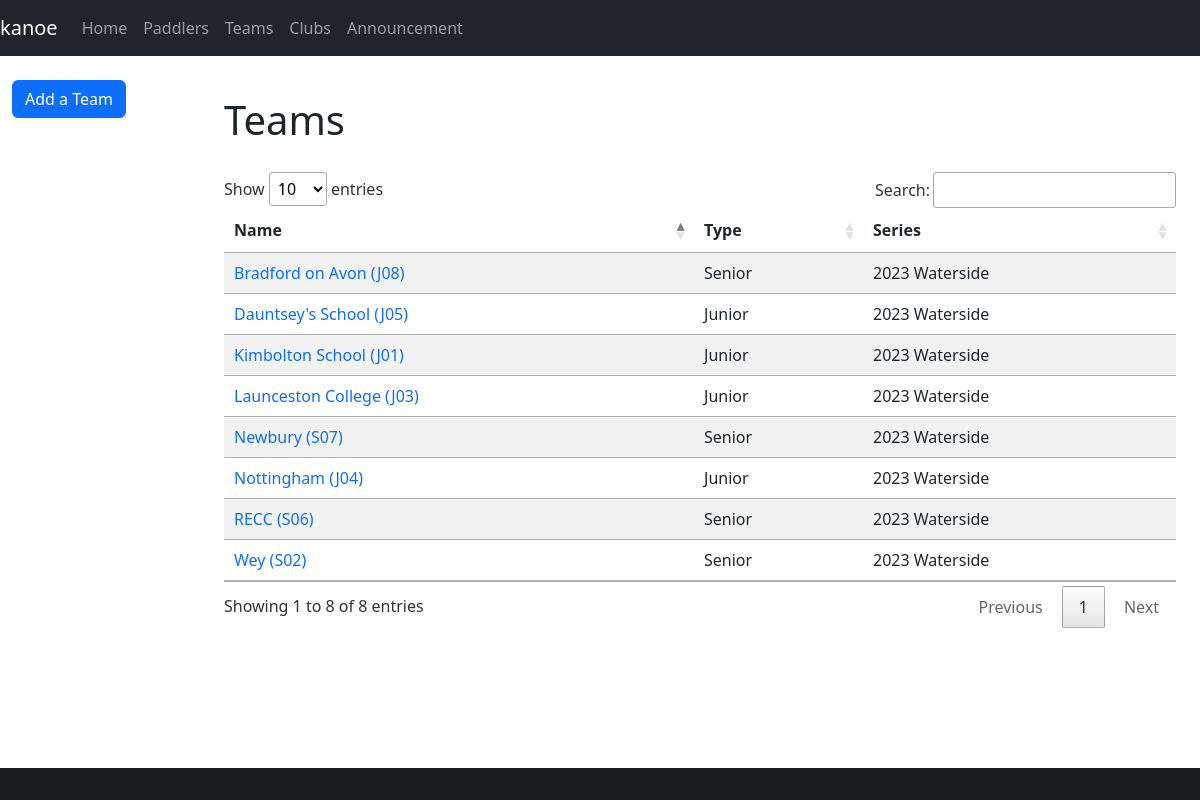
The page /teams on the database its author committed.
### database/database/team.py (models this page shows, shortened)
class Team(Base):
    __tablename__ = "team"
    __table_args__ = (
        UniqueConstraint("name", "series_id", name="uq_team_name_series"),
    )
    id = Column(Integer, primary_key=True)
    name = Column(String)
    team_type_id = Column(Integer, ForeignKey(TeamType.id), nullable=False)
    series_id = Column(Integer, ForeignKey(Series.id), index=True, nullable=False)
    type = relationship(TeamType, backref="teams")
    series = relationship(Series, backref="teams", lazy="joined")

class TeamType(Base):
    __tablename__ = "team_type"
    id = Column(Integer, primary_key=True)
    label = Column(String, nullable=False)
    def __str__(self):
        return self.label

### database/database/series.py (models this page shows, shortened)
class Series(Base):
    __tablename__ = "series"
    id = Column(Integer, primary_key=True)
    name = Column(String)
    def __str__(self):
        return self.name

### kanoe/views/team.py (the view)
@blueprint.route("/teams")
@login_required
def teams():
    teams = session.query(db.Team).all()
    return render_template("teams.j2", teams=teams)

### kanoe/templates/teams.j2 (shortened to what this page needs)
{% extends "base-fluid.j2" %}
{% import "common/selector.j2" as selector %}
{% block styles %}
{% include 'common/datatables-css.j2' %}
{% endblock %}
{% block content %}
<h1>Teams</h1>
<div class="row">
  <div class="col-sm-12">
    <table id="teams" class="table table-striped">
      <thead>
        <tr>
          <th>Name</th>
          <th>Type</th>
          <th>Series</th>
        </tr>
      </thead>
      <tbody>
        {% for team in teams %}
        <tr>
          <td><a href="{{ url_for('kanoe.team', team_id=team.id) }}">{{ team.name }}</a></td>
          <td>{{ team.type }}</td>
          <td>{{ team.series }}</td>
        </tr>
        {% endfor %}
      </tbody>
    </table>
  </div>
</div>
{% endblock %}
{% block sidebar %}
{% include 'sidebar-team.j2' %}
{% endblock %}

### kanoe/static/css/styles.css (style rules this page uses)
:root { --colour-yellow: #fed00c; --colour-yellow-muted: #ffe269; }
body { padding-top: 60px; }
.row > * { margin-top: 20px; }
a { text-decoration: none; }

### rows shown on the page
Team: name "Kimbolton School (J01)", type "Junior", series "2023 Waterside"
Team: name "Wey (S02)", type "Senior", series "2023 Waterside"
Team: name "Newbury (S07)", type "Senior", series "2023 Waterside"
Team: name "RECC (S06)", type "Senior", series "2023 Waterside"
Team: name "Launceston College (J03)", type "Junior", series "2023 Waterside"
Team: name "Bradford on Avon (J08)", type "Senior", series "2023 Waterside"
Team: name "Dauntsey's School (J05)", type "Junior", series "2023 Waterside"
Team: name "Nottingham (J04)", type "Junior", series "2023 Waterside"
